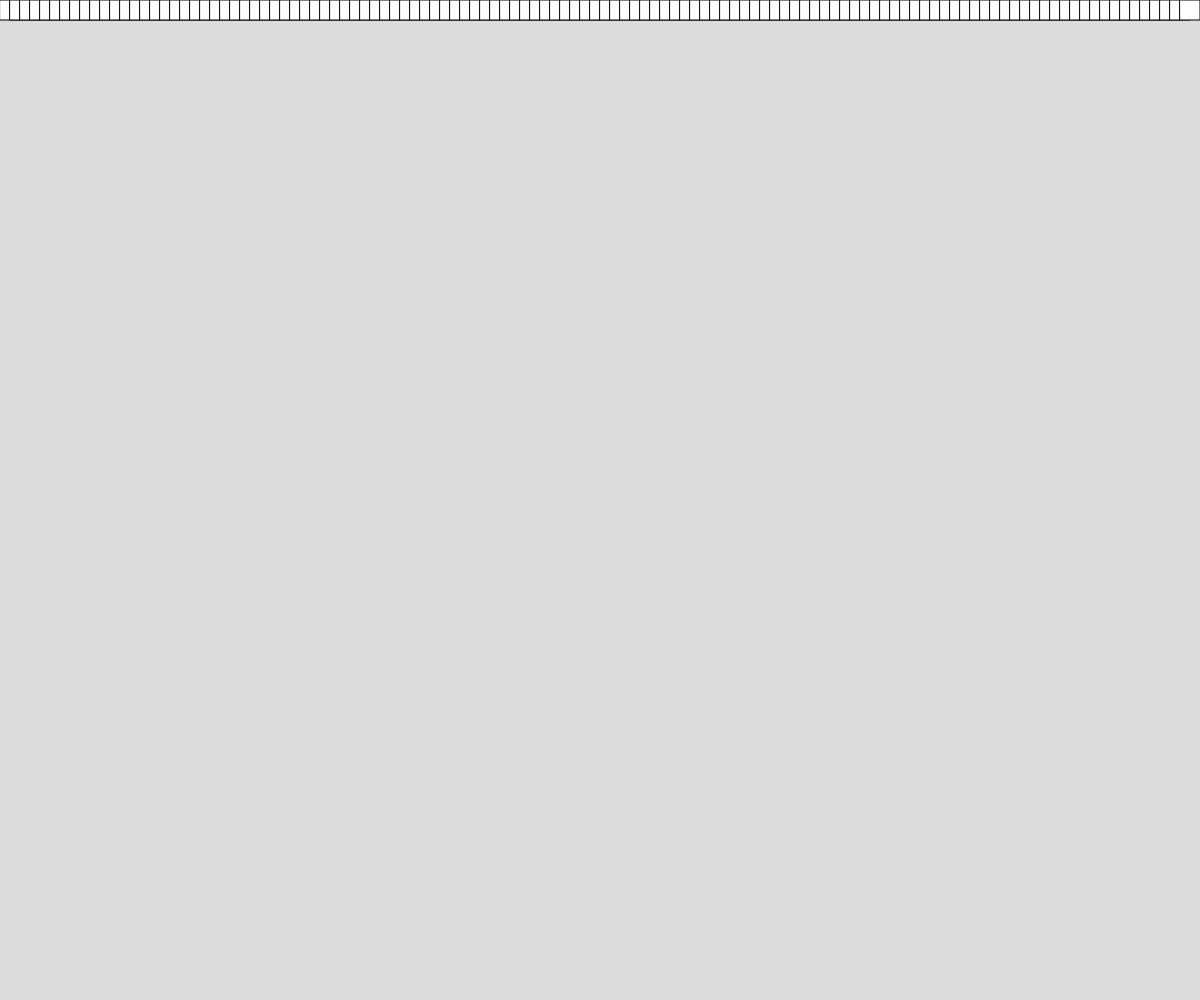
Frame 1 (no input)
Frame 60 (no input): identical to frame 1, image omitted
Frame 120 (the mouse pressed at the canvas centre since frame 60): identical to frame 1, image omitted

The p5.js sketch that drew this single still picture (run headless with seeded random() and noise() and a simulated clock; from frame 60 on, the mouse is pressed at the canvas centre):

// p5.js sketch
// ── sketch.js
// state variable 
// margarita 
// oct 6
//
let x1 = 0;
let y1 = 0;

function setup() {
  createCanvas(windowWidth, windowHeight);
}




function draw() {
  background(220);
  movingRect();
}

function movingRect(){
 
 
  for ( let x=0 ; x <= width -20 ;  x += 10 ){
    rect(x, y1, 20 );
  }
  


}
